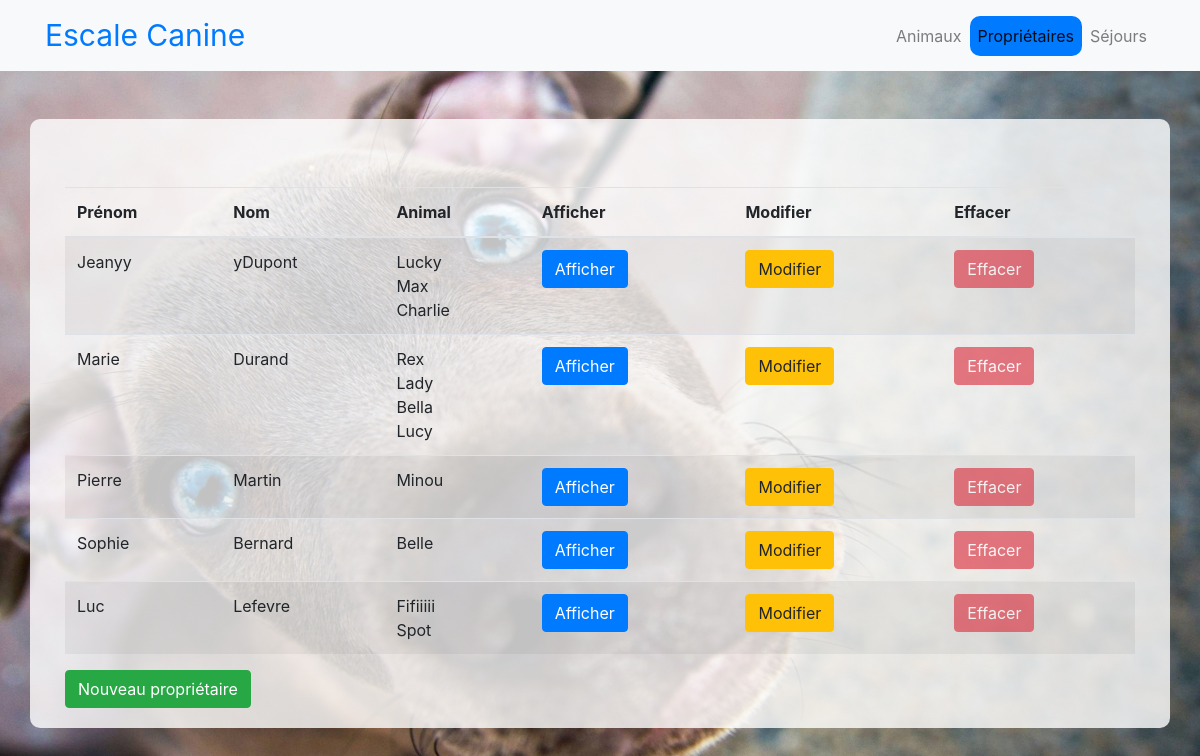
The page / on the database its author committed.
### tables this page shows
CREATE TABLE `owners` (
  `id` int NOT NULL,
  `first_name` varchar(255) NOT NULL,
  `last_name` varchar(255) NOT NULL,
  `birth_date` date NOT NULL,
  `email` varchar(255) DEFAULT NULL,
  `phone` varchar(15) DEFAULT NULL
);

CREATE TABLE `animals` (
  `id` int NOT NULL,
  `name` varchar(255) NOT NULL,
  `sex` enum('M','F') NOT NULL,
  `sterilized` tinyint(1) NOT NULL,
  `birth_date` date NOT NULL,
  `chip_id` varchar(255) NOT NULL,
  `owner_id` int NOT NULL,
  `parent_id` int DEFAULT NULL
);

### controllers/OwnerController.php (called while the page is built, shortened)
<?php
class OwnerController
{
    public function index()
    {
        $owners = Owner::all();
        $animals = [];
        foreach ($owners as $owner) {
            $animalList = Animal::where('owner_id', $owner->id);
            if ($animalList !== false) {
                $animals[$owner->id] = $animalList;
            }
        }
        include '../views/owners/list.php';
    }
}

### public/index.php (called while the page is built, shortened)
<?php
$router = new Router($_SERVER["REQUEST_URI"]);

### models/dao/DAO.php (called while the page is built, shortened)
<?php
abstract class DAO
{
    protected $table;
    public function __construct($table)
    {
        $this->table = $table;
    }
    public function connect()
    {
        $this->db = new PDO('mysql:host=localhost;dbname=devSGBD', 'root', 'toto');
        $this->db->setAttribute(PDO::ATTR_ERRMODE, PDO::ERRMODE_EXCEPTION);
    }
    public function fetch_all()
    {
        $statement = $this->db->prepare("SELECT * FROM {$this->table}");
        try {
            $statement->execute();
            $results = $statement->fetchAll(PDO::FETCH_ASSOC);
            if ($results) {
                $list = [];
                foreach ($results as $result) {
                    array_push($list, $this->create($result));
                }
                return $list;
            }
            return false;
        } catch (PDOException $exception) {
            var_dump($exception);
        }
    }
    public function where($attr, $value)
    {
        $statement = $this->db->prepare("SELECT * FROM {$this->table} WHERE {$attr} = ?");
        try {
            $statement->execute([$value]);
            $results = $statement->fetchAll(PDO::FETCH_ASSOC);
            if ($results) {
                $list = [];
                foreach ($results as $result) {
                    array_push($list, $this->create($result));
                }
                return $list;
            }
            return false;
        } catch (PDOException $exception) {
            var_dump($exception);
        }
    }
}

### models/entities/Entity.php (called while the page is built, shortened)
<?php
abstract class Entity
{
    public function __get($prop)
    {
        if (property_exists($this, $prop)) {
            return $this->$prop;
        }
    }
    public static function all()
    {
        return (new static::$dao())->fetch_all();
    }
    public static function where($attr, $value)
    {
        return (new static::$dao())->where($attr, $value);
    }
}

### models/dao/OwnerDAO.php (called while the page is built, shortened)
<?php
class OwnerDAO extends DAO {
    public function create ($data)
    {
        return new Owner(
            $data["id"] ?? false,
            $data["first_name"] ?? false,
            $data["last_name"] ?? false,
            $data["birth_date"] ?? false,
            $data["email"] ?? false,
            $data["phone"] ?? false
        );
    }
}

### models/entities/Owner.php (called while the page is built, shortened)
<?php
class Owner extends Entity
{
    public function __construct($id, $first_name, $last_name, $birth_date, $email, $phone)
    {
        $this->id = $id;
        $this->first_name = $first_name;
        $this->last_name = $last_name;
    }
}

### models/dao/AnimalDAO.php (called while the page is built, shortened)
<?php
class AnimalDAO extends DAO {
    public function create ($data)
    {
        return new Animal(
            $data["id"] ?? false,
            $data["name"] ?? false,
            $data["sex"] ?? false,
            $data["sterilized"] ?? false,
            $data["birth_date"] ?? false,
            $data["chip_id"] ?? false,
            $data["owner_id"] ?? false,
            $data["parent_id"] ?? false
        );
    }
}

### models/entities/Animal.php (called while the page is built, shortened)
<?php
class Animal extends Entity
{
    public function __construct($id, $name, $sex, $sterilized, $birth_date, $chip_id, $owner_id, $parent_id = null)
    {
        $this->name = $name;
    }
}

### views/owners/list.php (the view)
<?php $currentPage = 'owners';
   include('../views/layout/top.php'); ?>
<div class="container mt-5">
   <table class="table table-striped table-hover">
      <thead>
         <tr>
            <th>Prénom</th>
            <th>Nom</th>
            <th>Animal</th>
            <th>Afficher</th>
            <th>Modifier</th>
            <th>Effacer</th>
         </tr>
      </thead>
      <tbody>
         <?php foreach($owners as $owner): ?>
         <tr>
            <td><?= $owner->first_name; ?></td>
            <td><?= $owner->last_name; ?></td>
            <td>
               <?php
                  $ownerAnimals = array_key_exists($owner->id, $animals) ? $animals[$owner->id] : array();
                  if (!empty($ownerAnimals)) {
                      foreach($ownerAnimals as $animal) {
                          echo $animal->name . '<br>';
                      }
                  } else {
                      echo 'Pas d\'animal';
                  }
                  ?>
            </td>
            <td><button class="btn btn-primary xhr show" _id="<?= $owner->id; ?>">Afficher</button></td>
            <td><button class="btn btn-warning xhr edit" _id="<?= $owner->id; ?>">Modifier</button></td>
            <?php if(!empty($ownerAnimals)): ?>
            <td><button class="btn btn-danger xhr delete" _id="<?= $owner->id; ?>" disabled title="Propriétaire avec un animal, effacement impossible">Effacer</button></td>
            <?php else: ?>
            <td><button class="btn btn-danger xhr delete" _id="<?= $owner->id; ?>">Effacer</button></td>
            <?php endif; ?>
         </tr>
         <?php endforeach; ?>
      </tbody>
   </table>
   <button class="btn btn-success xhr create">Nouveau propriétaire</button>
</div>
<?php include('../views/layout/bottom.php'); ?>

### views/layout/top.php (style rules this page uses)
body { background: url('/images/wallpaper2.jpg') no-repeat center center fixed; background-size: cover; }

### rows shown on the page
owners: first_name "Jeanyy", last_name "yDupont"
animals: name "Lucky"
animals: name "Max"
animals: name "Charlie"
owners: first_name "Marie", last_name "Durand"
animals: name "Rex"
animals: name "Lady"
animals: name "Bella"
animals: name "Lucy"
owners: first_name "Pierre", last_name "Martin"
animals: name "Minou"
owners: first_name "Sophie", last_name "Bernard"
animals: name "Belle"
owners: first_name "Luc", last_name "Lefevre"
animals: name "Fifiiiii"
animals: name "Spot"
